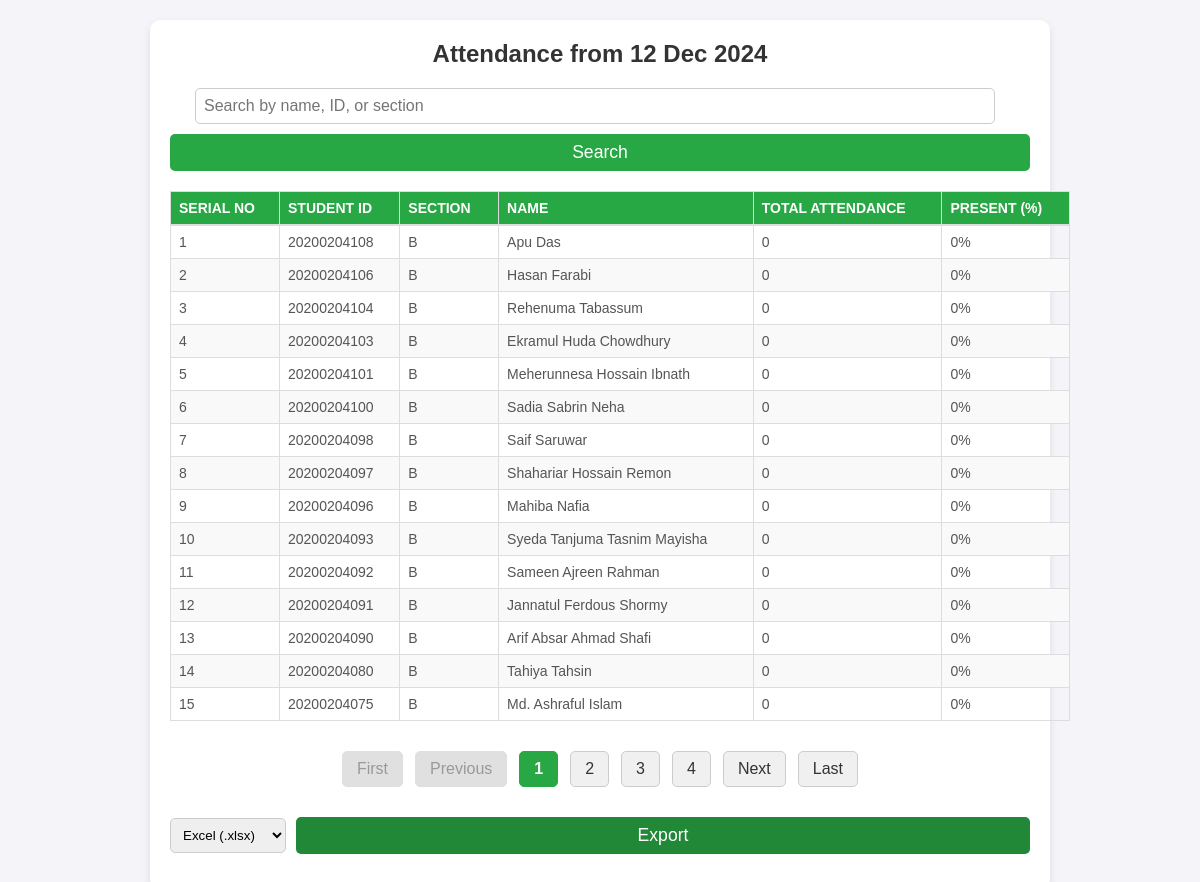
The app's page /student_attendance.php with its own data.
### tables this page shows
CREATE TABLE `students` (
  `id` int NOT NULL,
  `student_id` varchar(20) NOT NULL,
  `name` varchar(100) NOT NULL,
  `phone_number` varchar(20) NOT NULL,
  `email` varchar(100) NOT NULL,
  `section` varchar(250) DEFAULT NULL
);

### student_attendance.php (the view, shortened to what this page needs)
<?php
include 'db.php';
$limit = 15;
$page = isset($_GET['page']) && is_numeric($_GET['page']) ? (int)$_GET['page'] : 1;
$offset = ($page - 1) * $limit;
$startDateQuery = "SELECT MIN(date) FROM attendance";
$startDateStmt = $conn->prepare($startDateQuery);
$startDateStmt->execute();
$startDate = $startDateStmt->fetchColumn();
$startDateFormatted = $startDate ? date("d M Y", strtotime($startDate)) : "Unknown";
$sortColumn = isset($_GET['sort']) && in_array($_GET['sort'], ['section']) ? $_GET['sort'] : 'student_id';
$sortOrder = isset($_GET['order']) && in_array($_GET['order'], ['asc', 'desc']) ? $_GET['order'] : 'desc';
$newSortOrder = ($sortOrder === 'asc') ? 'desc' : 'asc';
$searchQuery = isset($_GET['search']) ? trim($_GET['search']) : '';
$totalQuery = "SELECT COUNT(*) FROM students WHERE
    name LIKE :search OR
    student_id LIKE :search OR
    section LIKE :search";
$totalStmt = $conn->prepare($totalQuery);
$totalStmt->bindValue(':search', '%' . $searchQuery . '%', PDO::PARAM_STR);
$totalStmt->execute();
$totalStudents = $totalStmt->fetchColumn();
$totalPages = ceil($totalStudents / $limit);
$totalClassesQuery = "SELECT COUNT(DISTINCT date) FROM attendance";
$totalClassesStmt = $conn->prepare($totalClassesQuery);
$totalClassesStmt->execute();
$totalClasses = (int) $totalClassesStmt->fetchColumn();
$studentsQuery = "
    SELECT s.*,
        COALESCE(a.attendance_count, 0) AS present_count
    FROM students s
    LEFT JOIN (
        SELECT student_id, COUNT(*) AS attendance_count
        FROM attendance
        GROUP BY student_id
    ) a ON s.student_id = a.student_id
    WHERE s.name LIKE :search OR
          s.student_id LIKE :search OR
          s.section LIKE :search
    ORDER BY $sortColumn $sortOrder
    LIMIT :limit OFFSET :offset";
$studentsStmt = $conn->prepare($studentsQuery);
$studentsStmt->bindValue(':search', '%' . $searchQuery . '%', PDO::PARAM_STR);
$studentsStmt->bindValue(':limit', $limit, PDO::PARAM_INT);
$studentsStmt->bindValue(':offset', $offset, PDO::PARAM_INT);
$studentsStmt->execute();
$students = $studentsStmt->fetchAll();
?>
<!DOCTYPE html>
<html lang="en">
<head>
    <link rel="stylesheet" href="style.css">
</head>
<body>
    <div class="students-list">
    <h2>Attendance from <?= htmlspecialchars($startDateFormatted) ?></h2>
        <div class="search-form">
            <form method="GET" action="">
                <input
                    type="text"
                    name="search"
                    value="<?= htmlspecialchars($searchQuery) ?>"
                    placeholder="Search by name, ID, or section"
                >
                <button type="submit">Search</button>
            </form>
        </div>
        <table class="students-table">
            <thead>
                <tr>
                    <th>Serial No</th>
                    <th>Student ID</th>
                    <th>
                        <a href="?sort=section&order=<?= $newSortOrder ?>&search=<?= htmlspecialchars($searchQuery) ?>" class="sortable">
                            <span class="section-title">Section</span>
                        </a>
                    </th>
                    <th>Name</th>
                    <th>Total Attendance</th>
                    <th>Present (%)</th>
                </tr>
            </thead>
            <tbody>
                <?php if (empty($students)): ?>
                    <tr>
                        <td colspan="8" class="no-data">No students found.</td>
                    </tr>
                <?php else: ?>
                    <?php $count = $offset + 1; ?>
                    <?php foreach ($students as $student): ?>
                        <?php
                        $presentCount = (int) $student['present_count'];
                        $attendancePercentage = ($totalClasses > 0) ? round(($presentCount / $totalClasses) * 100, 2) : 0;
                        ?>
                        <tr>
                            <td><?= $count++ ?></td>
                            <td><?= htmlspecialchars($student['student_id'] ?? '') ?></td>
                            <td><?= htmlspecialchars($student['section'] ?? '') ?></td>
                            <td><?= htmlspecialchars($student['name'] ?? '') ?></td>
                            <td><?= $presentCount ?></td>
                            <td><?= $attendancePercentage ?>%</td>
                        </tr>
                    <?php endforeach; ?>
                <?php endif; ?>
            </tbody>
        </table>
        <div class="pagination">
            <a href="?page=1&sort=<?= $sortColumn ?>&order=<?= $sortOrder ?>&search=<?= htmlspecialchars($searchQuery) ?>" class="<?= $page === 1 ? 'disabled' : '' ?>">First</a>
            <a href="?page=<?= max(1, $page - 1) ?>&sort=<?= $sortColumn ?>&order=<?= $sortOrder ?>&search=<?= htmlspecialchars($searchQuery) ?>" class="<?= $page === 1 ? 'disabled' : '' ?>">Previous</a>
            <?php for ($i = 1; $i <= $totalPages; $i++): ?>
                <a href="?page=<?= $i ?>&sort=<?= $sortColumn ?>&order=<?= $sortOrder ?>&search=<?= htmlspecialchars($searchQuery) ?>" class="<?= $i === $page ? 'active' : '' ?>"><?= $i ?></a>
            <?php endfor; ?>
            <a href="?page=<?= min($totalPages, $page + 1) ?>&sort=<?= $sortColumn ?>&order=<?= $sortOrder ?>&search=<?= htmlspecialchars($searchQuery) ?>" class="<?= $page === $totalPages ? 'disabled' : '' ?>">Next</a>
            <a href="?page=<?= $totalPages ?>&sort=<?= $sortColumn ?>&order=<?= $sortOrder ?>&search=<?= htmlspecialchars($searchQuery) ?>" class="<?= $page === $totalPages ? 'disabled' : '' ?>">Last</a>
        </div>
        <div class="export-container">
            <select id="export-format">
                <option value="excel">Excel (.xlsx)</option>
            </select>
            <button id="export-btn">Export</button>
        </div>
    </div>
</body>
</html>

### style.css (style rules this page uses)
* { margin: 0; padding: 0; box-sizing: border-box; }
body { font-family: Arial, sans-serif; background-color: #f4f4f9; display: flex; flex-direction: column; justify-content: center; align-items: center; min-height: 100vh; margin: 0; }
button { background-color: #28a745; color: #fff; border: none; padding: 15px 20px; font-size: 1.1em; border-radius: 5px; cursor: pointer; width: 100%; transition: background-color 0.3s ease; }
.attendance-list table, th, td { border: 1px solid #ddd; text-align: left; }
.attendance-list th, td { padding: 10px; word-wrap: break-word; }
.pagination { display: flex; align-items: center; justify-content: center; margin-top: 20px; padding: 10px; gap: 10px; }
.students-list { margin: 20px auto; padding: 20px; max-width: 900px; background-color: #ffffff; border-radius: 10px; box-shadow: 0 4px 8px rgba(0, 0, 0, 0.1); text-align: center; font-family: 'Arial', sans-serif; }
.students-list h2 { font-size: 24px; color: #333; margin-bottom: 20px; }
.students-table { width: 100%; border-collapse: collapse; margin-top: 10px; }
.students-table th, .students-table td { padding: 12px 15px; border: 1px solid #ddd; text-align: left; }
.students-table thead th { background-color: #28a745; color: white; text-transform: uppercase; font-size: 14px; }
.students-table tbody tr:nth-child(even) { background-color: #f9f9f9; }
.students-table tbody td { font-size: 14px; color: #555; }
.pagination { display: flex; justify-content: center; align-items: center; margin: 20px 0; gap: 12px; }
.pagination a { text-decoration: none; padding: 8px 14px; background-color: #f0f0f0; border: 1px solid #ccc; border-radius: 5px; color: #333; font-weight: 500; transition: background-color 0.3s, color 0.3s; }
.pagination a.active { background-color: #28a745; color: #fff; border-color: #28a745; font-weight: bold; }
.pagination a.disabled { pointer-events: none; background-color: #e0e0e0; color: #999; border-color: #e0e0e0; }
.search-form { display: flex; justify-content: center; margin-bottom: 20px; }
.search-form input { padding: 8px; font-size: 16px; border: 1px solid #ccc; border-radius: 5px; margin-right: 10px; width: 1900px; }
.search-form button { padding: 8px 15px; background-color: #28a745; color: white; border: none; border-radius: 5px; cursor: pointer; }
.students-table a { text-decoration: none; color: #000; transition: color 0.3s ease; }
.sortable { text-decoration: none; display: inline-flex; align-items: center; gap: 5px; }
.section-title { color: white; font-weight: bold; }
.search-form input { padding: 8px; font-size: 16px; border: 1px solid #ccc; border-radius: 5px; margin-bottom: 10px; width: 800px; }
.search-form button { background-color: #28a745; color: white; border: none; border-radius: 5px; cursor: pointer; }
.export-container { margin: 15px 0; display: flex; align-items: center; gap: 10px; }
#export-format { padding: 8px; border: 1px solid #ccc; border-radius: 5px; }
#export-btn { padding: 8px 15px; background-color: #218838; color: white; border: none; cursor: pointer; border-radius: 5px; }
.students-table { width: 100%; border-collapse: collapse; min-width: 900px; }
.students-table th, .students-table td { padding: 8px; text-align: left; white-space: nowrap; }
.students-table th { background: #f4f4f4; border-bottom: 2px solid #ddd; }
.students-table td { border-bottom: 1px solid #ddd; }

### records on screen
students: student "20200204108", section "B", name "Apu Das", presentCount "0", attendancePercentage "0"
students: student "20200204106", section "B", name "Hasan Farabi", presentCount "0", attendancePercentage "0"
students: student "20200204104", section "B", name "Rehenuma Tabassum", presentCount "0", attendancePercentage "0"
students: student "20200204103", section "B", name "Ekramul Huda Chowdhury", presentCount "0", attendancePercentage "0"
students: student "20200204101", section "B", name "Meherunnesa Hossain Ibnath", presentCount "0", attendancePercentage "0"
students: student "20200204100", section "B", name "Sadia Sabrin Neha", presentCount "0", attendancePercentage "0"
students: student "20200204098", section "B", name "Saif Saruwar", presentCount "0", attendancePercentage "0"
students: student "20200204097", section "B", name "Shahariar Hossain Remon", presentCount "0", attendancePercentage "0"
students: student "20200204096", section "B", name "Mahiba Nafia", presentCount "0", attendancePercentage "0"
students: student "20200204093", section "B", name "Syeda Tanjuma Tasnim Mayisha", presentCount "0", attendancePercentage "0"
students: student "20200204092", section "B", name "Sameen Ajreen Rahman", presentCount "0", attendancePercentage "0"
students: student "20200204091", section "B", name "Jannatul Ferdous Shormy", presentCount "0", attendancePercentage "0"
students: student "20200204090", section "B", name "Arif Absar Ahmad Shafi", presentCount "0", attendancePercentage "0"
students: student "20200204080", section "B", name "Tahiya Tahsin", presentCount "0", attendancePercentage "0"
students: student "20200204075", section "B", name "Md. Ashraful Islam", presentCount "0", attendancePercentage "0"

### other values on screen
$startDateFormatted "12 Dec 2024"
